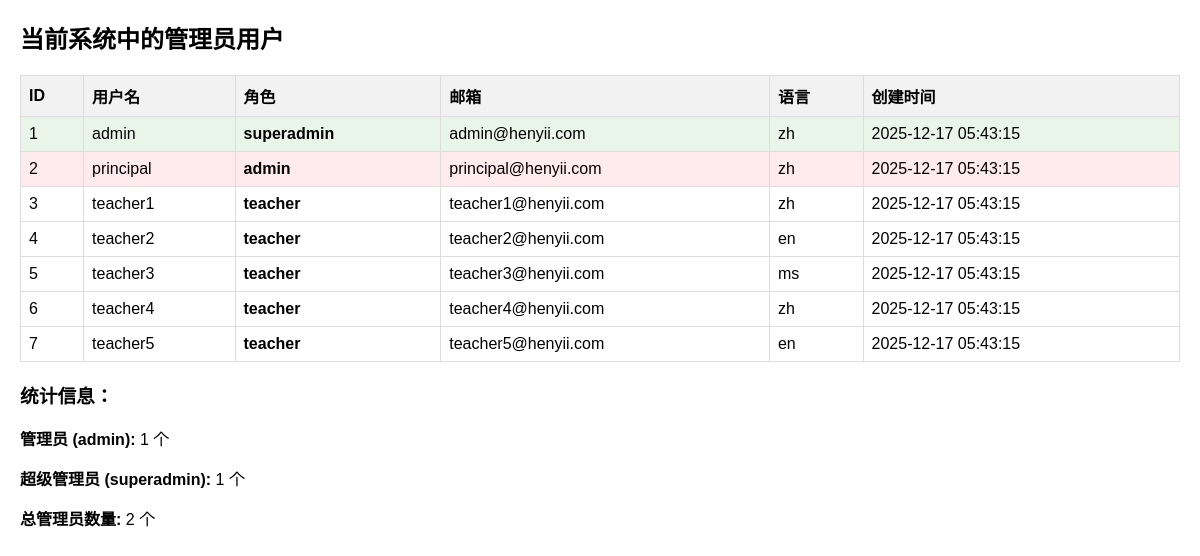
Screenshot of /check_root_users.php with the database file from the repository.
### tables this page shows
CREATE TABLE users (
    id INT AUTO_INCREMENT PRIMARY KEY,
    username VARCHAR(50) UNIQUE NOT NULL,
    password VARCHAR(255) NOT NULL,
    role ENUM('admin', 'teacher', 'superadmin') NOT NULL DEFAULT 'teacher',
    language VARCHAR(10) DEFAULT 'zh',
    email VARCHAR(255),
    name VARCHAR(100),
    created_at TIMESTAMP DEFAULT CURRENT_TIMESTAMP,
    last_login TIMESTAMP NULL,
    reset_token VARCHAR(64),
    reset_token_expires DATETIME,
    INDEX idx_username (username),
    INDEX idx_role (role),
    INDEX idx_email (email)
);

### check_root_users.php (the view, shortened to what this page needs)
<?php
require_once __DIR__ . '/../config/database.php';
echo "<h2>当前系统中的管理员用户</h2>";
try {
    $stmt = $pdo->query('SELECT id, username, role, email, language, created_at FROM users ORDER BY id');
    $users = $stmt->fetchAll(PDO::FETCH_ASSOC);
    $adminCount = 0;
    $superadminCount = 0;
    echo "<table>";
    echo "<tr><th>ID</th><th>用户名</th><th>角色</th><th>邮箱</th><th>语言</th><th>创建时间</th></tr>";
    foreach ($users as $user) {
        $rowClass = '';
        if ($user['role'] === 'admin') {
            $adminCount++;
            $rowClass = 'admin';
        } elseif ($user['role'] === 'superadmin') {
            $superadminCount++;
            $rowClass = 'superadmin';
        }
        echo "<tr class='$rowClass'>";
        echo "<td>" . $user['id'] . "</td>";
        echo "<td>" . htmlspecialchars($user['username']) . "</td>";
        echo "<td><strong>" . htmlspecialchars($user['role']) . "</strong></td>";
        echo "<td>" . htmlspecialchars($user['email'] ?? 'N/A') . "</td>";
        echo "<td>" . htmlspecialchars($user['language']) . "</td>";
        echo "<td>" . ($user['created_at'] ?? 'N/A') . "</td>";
        echo "</tr>";
    }
    echo "</table>";
    echo "<h3>统计信息：</h3>";
    echo "<p><strong>管理员 (admin):</strong> $adminCount 个</p>";
    echo "<p><strong>超级管理员 (superadmin):</strong> $superadminCount 个</p>";
    echo "<p><strong>总管理员数量:</strong> " . ($adminCount + $superadminCount) . " 个</p>";
} catch (Exception $e) {
    echo "<p style='color: red;'>错误: " . $e->getMessage() . "</p>";
}
?>

### check_root_users.php (style rules this page uses)
table { border-collapse: collapse; width: 100%; margin-top: 20px; }
th, td { border: 1px solid #ddd; padding: 8px; text-align: left; }
th { background-color: #f2f2f2; }
.admin { background-color: #ffebee; }
.superadmin { background-color: #e8f5e8; }

### rows the page displays
users: id "1", username "admin", role "superadmin", email "admin@henyii.com", language "zh", created_at "2025-12-17 05:43:15"
users: id "2", username "principal", role "admin", email "principal@henyii.com", language "zh", created_at "2025-12-17 05:43:15"
users: id "3", username "teacher1", role "teacher", email "teacher1@henyii.com", language "zh", created_at "2025-12-17 05:43:15"
users: id "4", username "teacher2", role "teacher", email "teacher2@henyii.com", language "en", created_at "2025-12-17 05:43:15"
users: id "5", username "teacher3", role "teacher", email "teacher3@henyii.com", language "ms", created_at "2025-12-17 05:43:15"
users: id "6", username "teacher4", role "teacher", email "teacher4@henyii.com", language "zh", created_at "2025-12-17 05:43:15"
users: id "7", username "teacher5", role "teacher", email "teacher5@henyii.com", language "en", created_at "2025-12-17 05:43:15"

### other values shown
$adminCount "1"
$superadminCount "1"
$adminCount + $superadminCount "2"
